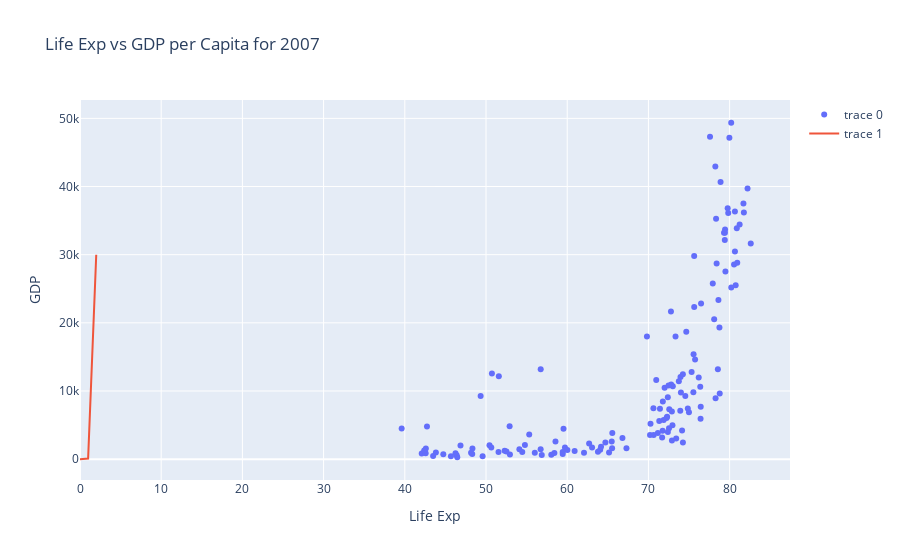

Here is the notebook cell this chart was saved with:
### Code cell
# Creating two traces
trace1 = go.Scatter(x = temp_df['lifeExp'], y = temp_df['gdpPercap'],mode = 'markers')
trace2 = go.Scatter(x = [0,1,2],y = [0,90,30000],mode = 'lines')

data = [trace1,trace2]
layout = go.Layout(title = 'Life Exp vs GDP per Capita for 2007', xaxis = {'title':'Life Exp'},yaxis = {'title':'GDP'})
fig = go.Figure(data,layout)

fig.show()

### Figure 1 — Plotly figure (JSON) as saved in the notebook; plotly's stock layout.template omitted (floating-point values rounded to 4 significant figures; data arrays with more than 128 entries replaced by an {"elided": "..."} marker saying what was removed)
{"data": [{"mode": "markers", "type": "scatter", "x": {"elided": "142 float values"}, "y": {"elided": "142 float values"}}, {"mode": "lines", "type": "scatter", "x": [0, 1, 2], "y": [0, 90, 30000]}], "layout": {"autosize": true, "title": {"text": "Life Exp vs GDP per Capita for 2007"}, "xaxis": {"autorange": true, "range": [0, 87.43], "title": {"text": "Life Exp"}, "type": "linear"}, "yaxis": {"autorange": true, "range": [-3773.0, 53410.0], "title": {"text": "GDP"}, "type": "linear"}}}
